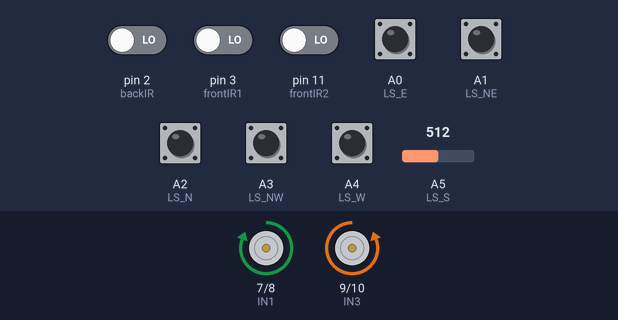
A sketch run on a simulated Arduino Uno, built with avr-gcc and run on an emulated ATmega328P. On the bench: motor-driver pin pairs drawn as motors (green arrow = first pin HIGH = forward, orange = second pin HIGH = backward, longer = more drive, scaled by the enable pin). The inputs (shaded band) are chosen by the test bench; at power-on: A0 (LS_E), A1 (LS_NE), A2 (LS_N), A3 (LS_NW), A4 (LS_W) HIGH, pin 2 (backIR), pin 3 (frontIR1), pin 11 (frontIR2) LOW, A5 (LS_S) = 512.

Above: at 6.2 s.
6.3 s: pin 3 (frontIR1) driven HIGH
At 6.75 s:
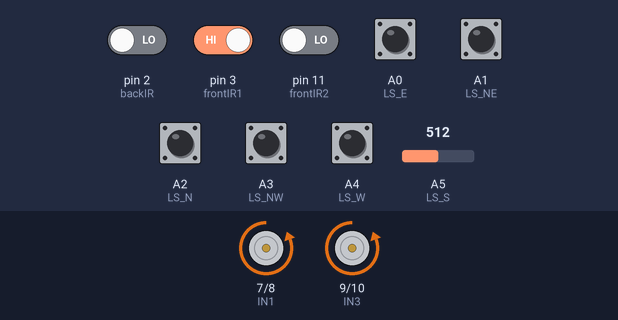
9.3 s: pin 3 (frontIR1) driven LOW
At 9.6 s:
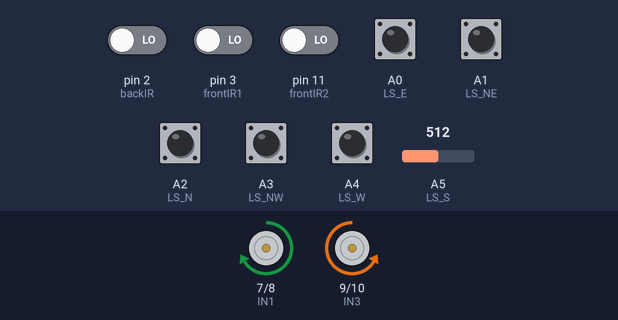
11.2 s: pin 11 (frontIR2) driven HIGH
At 11.85 s:
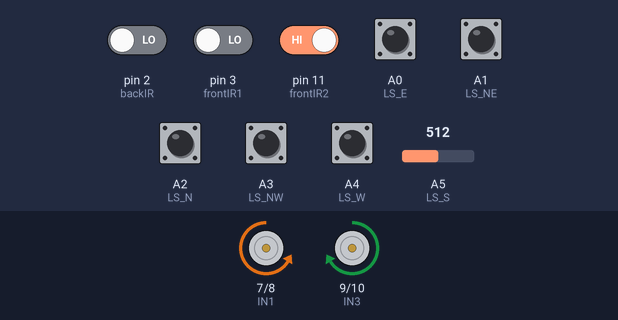
14.2 s: pin 11 (frontIR2) driven LOW
Timing chart, 0 to 14.5 s (numbered marks = the images above; inputs shaded):
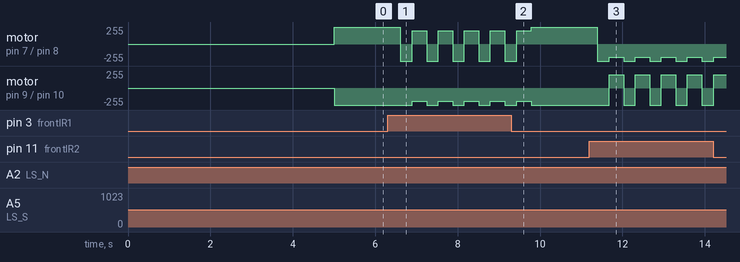

The sketch:

sumobot_claudecode_delay.ino
```cpp
// --- Motor Driver Pins (XY-160D) ---
const int ENA = 5;   // Left  motor PWM speed
const int IN1 = 7;   // Left  motor direction A
const int IN2 = 8;   // Left  motor direction B
const int ENB = 6;   // Right motor PWM speed
const int IN3 = 9;   // Right motor direction A
const int IN4 = 10;  // Right motor direction B

// --- E3Z-D62 Opponent Sensors (LOW = opponent detected, NPN) ---
const int LS_E  = A0;  // East  (Right side)
const int LS_NE = A1;  // Northeast (Front-Right)
const int LS_N  = A2;  // North (Front Center)
const int LS_NW = A3;  // Northwest (Front-Left)
const int LS_W  = A4;  // West  (Left side)

// --- Sharp IR Sensor (analog, distance-based) ---
const int LS_S  = A5;  // South (Rear) - Sharp GP2Y0A21 or similar

// --- TCRT5000 Edge Sensors (HIGH = white/edge detected) ---
const int backIR   = 2;   // Rear edge sensor
const int frontIR1 = 3;   // Front-left edge sensor
const int frontIR2 = 11;  // Front-right edge sensor

// --- Motor Speed Constants ---
const int FULL_SPEED   = 255;
const int TURN_SPEED   = 200;
const int SEARCH_SPEED = 180;
const int BACK_SPEED   = 220;

// --- Sharp IR Threshold ---
// Sharp GP2Y0A21: voltage-to-distance formula used below.
// Opponent counted as detected if distance < 20 cm.
const float SHARP_DETECT_CM = 20.0;
// const float SHARP_VCC       = 5.0;    // Arduino 5V reference
// const int   SHARP_ADC_RES   = 1023;   // 10-bit ADC

// --- Timing ---
const unsigned long START_DELAY_MS   = 5000;  // 5-second mandatory start delay
const unsigned long STRATEGY_TIME_MS = 1800;  // ~half-moon sweep duration
const unsigned long BACK_AVOID_MS    = 280;   // reverse duration on edge detect
const unsigned long TURN_AVOID_MS    = 350;   // turn duration after reversing
const unsigned long PAPER_NUDGE_MS   = 200;   // forward nudge for paper test
const unsigned long PAPER_BACK_MS    = 250;   // reverse after failed paper test

// ============================================================
//  SHARP IR - DISTANCE HELPER
//  Converts analogRead value to distance in cm.
//  Formula for Sharp GP2Y0A21YK0F (10-80 cm range):
//    distance (cm) = 27.728 / (voltage ^ 1.2045)
//  Adjust constants if using a different Sharp model.
// ============================================================

float sharpReadCm() {
  int raw = analogRead(LS_S);
  if (raw == 0) return 9999.0;  // avoid divide-by-zero
  float voltage = analogRead(LS_S)*0.0048828125;
  float distanceCm = 13*pow(voltage, -1);
  return distanceCm;
}

bool opponentS() {
  return sharpReadCm() < SHARP_DETECT_CM;
}

// ============================================================
//  LOW-LEVEL MOTOR HELPERS
// ============================================================

void motorLeft(int speed) {
  if (speed >= 0) {
    digitalWrite(IN1, HIGH);
    digitalWrite(IN2, LOW);
  } else {
    digitalWrite(IN1, LOW);
    digitalWrite(IN2, HIGH);
    speed = -speed;
  }
  for(int s = 100; speed>s; s++){
    analogWrite(ENA, constrain(s, 0, 255));
  }
  analogWrite(ENA, constrain(speed, 0, 255));
}

void motorRight(int speed) {
  if (speed >= 0) {
    digitalWrite(IN3, HIGH);
    digitalWrite(IN4, LOW);
  } else {
    digitalWrite(IN3, LOW);
    digitalWrite(IN4, HIGH);
    speed = -speed;
  }
  for(int s = 100; speed>s; s++){
    analogWrite(ENB, constrain(s, 0, 255));
  }
  analogWrite(ENB, constrain(speed, 0, 255));
}

void stopMotors() {
  analogWrite(ENA, 0);
  analogWrite(ENB, 0);
  digitalWrite(IN1, LOW); digitalWrite(IN2, LOW);
  digitalWrite(IN3, LOW); digitalWrite(IN4, LOW);
}

// ============================================================
//  DRIVE PRIMITIVES
// ============================================================

void driveForward(int spd) {
  motorLeft(spd);
  motorRight(spd);
}

void driveBackward(int spd) {
  motorLeft(-spd);
  motorRight(-spd);
}

void spinRight(int spd) {
  motorLeft(spd);
  motorRight(-spd);
}

void spinLeft(int spd) {
  motorLeft(-spd);
  motorRight(spd);
}

void curveLeft(int spd) {
  motorLeft(spd / 2);
  motorRight(spd);
}

void curveRight(int spd) {
  motorLeft(spd);
  motorRight(spd / 2);
}

// ============================================================
//  SENSOR READERS - E3Z-D62 (NPN: LOW = detected)
// ============================================================

bool opponentE()  { return digitalRead(LS_E)  == LOW; }
bool opponentNE() { return digitalRead(LS_NE) == LOW; }
bool opponentN()  { return digitalRead(LS_N)  == LOW; }
bool opponentNW() { return digitalRead(LS_NW) == LOW; }
bool opponentW()  { return digitalRead(LS_W)  == LOW; }
// opponentS() is defined above using Sharp IR distance

// TCRT5000: HIGH = white line (edge of dohyo)
bool edgeFrontLeft()  { return digitalRead(frontIR1) == HIGH; }
bool edgeFrontRight() { return digitalRead(frontIR2) == HIGH; }
bool edgeBack()       { return digitalRead(backIR)   == HIGH; }

bool anyFrontOpponent() {
  return opponentN() || opponentNE() || opponentNW();
}

bool anyOpponent() {
  return opponentN() || opponentNE() || opponentNW() ||
         opponentE() || opponentW()  || opponentS();
}

// ============================================================
//  EDGE AVOIDANCE (highest priority)
// ============================================================

bool handleEdges() {
  bool fl = edgeFrontLeft();
  bool fr = edgeFrontRight();
  bool bk = edgeBack();

  if (fl && fr) {
    driveBackward(FULL_SPEED);
    delay(BACK_AVOID_MS + 100);
    spinRight(TURN_SPEED);
    delay(TURN_AVOID_MS + 100);
    return true;
  }
  if (fl) {
    driveBackward(FULL_SPEED);
    delay(BACK_AVOID_MS);
    spinRight(TURN_SPEED);
    delay(TURN_AVOID_MS);
    return true;
  }
  if (fr) {
    driveBackward(FULL_SPEED);
    delay(BACK_AVOID_MS);
    spinLeft(TURN_SPEED);
    delay(TURN_AVOID_MS);
    return true;
  }
  if (bk) {
    driveForward(FULL_SPEED);
    delay(BACK_AVOID_MS);
    return true;
  }

  return false;
}

// ============================================================
//  PAPER TEST
//  Called only when LS_N triggers during attack in loop().
//
//  The robot nudges forward (~200ms) to lift any paper on the
//  ground beneath the sensor, then re-checks LS_N:
//    - Still HIGH (detected) -> real opponent -> return true
//    - Gone                  -> was paper     -> back up, return false
//
//  After returning false, loop() will fall through to
//  searchForOpponent() on the next iteration.
// ============================================================

bool paperTest() {
  // Nudge forward to push past / lift any paper obstacle
  driveForward(FULL_SPEED);
  delay(PAPER_NUDGE_MS);
  stopMotors();

  if (opponentN()) {
    // LS_N still triggered - confirmed real opponent
    return true;
  } else {
    // LS_N cleared - it was just paper, back up and search
    driveBackward(BACK_SPEED);
    delay(PAPER_BACK_MS);
    stopMotors();
    return false;
  }
}

// ============================================================
//  ATTACK / TRACK OPPONENT
//  Paper test is applied only when LS_N is the trigger.
// ============================================================

void attackOpponent() {
  // Front center detected - run paper test first
  if (opponentN()) {
    if (paperTest()) {
      // Confirmed real opponent - full charge
      driveForward(FULL_SPEED);
    }
    // If paperTest() returned false, it already backed us up.
    // loop() will call searchForOpponent() on the next iteration.
    return;
  }

  // Angled front sensors - no paper test needed
  if (opponentNE()) {
    curveRight(FULL_SPEED);
    return;
  }
  if (opponentNW()) {
    curveLeft(FULL_SPEED);
    return;
  }

  // Side sensors - spin to face opponent
  if (opponentE()) {
    spinRight(TURN_SPEED);
    return;
  }
  if (opponentW()) {
    spinLeft(TURN_SPEED);
    return;
  }

  // Opponent detected behind by Sharp IR - spin 180 to re-engage
  if (opponentS()) {
    spinRight(FULL_SPEED);
    delay(400);
    return;
  }

  // // alt: turns slightly, moves backward
  // if (opponentS()) {
  //   spinRight(TURN_SPEED);
  //   delay(200);
  //   driveBackward(FULL_SPEED);
  //   return;
  // }
}

// ============================================================
//  SEARCH PATTERN (no opponent visible)
// ============================================================

void searchForOpponent() {
  spinRight(SEARCH_SPEED);
}

// ============================================================
//  STRATEGY - runs once after start delay
//  Half-moon sweep: arcs around the dohyo perimeter to
//  approach the opponent from the side or rear.
// ============================================================

void strategy() {
  unsigned long startTime = millis();

  while (millis() - startTime < STRATEGY_TIME_MS) {
    if (handleEdges()) continue;
    if (anyOpponent()) return;  // spotted early - break into loop

    // Wide right arc: left motor full, right motor ~40%
    motorLeft(FULL_SPEED);
    motorRight(100);
  }

  stopMotors();
  delay(50);
}

// ============================================================
//  SETUP
// ============================================================

void setup() {
  // Motor driver outputs
  pinMode(ENA, OUTPUT);
  pinMode(IN1, OUTPUT);
  pinMode(IN2, OUTPUT);
  pinMode(ENB, OUTPUT);
  pinMode(IN3, OUTPUT);
  pinMode(IN4, OUTPUT);

  // E3Z-D62 opponent sensors (NPN, pulled HIGH internally)
  pinMode(LS_E,  INPUT_PULLUP);
  pinMode(LS_NE, INPUT_PULLUP);
  pinMode(LS_N,  INPUT_PULLUP);
  pinMode(LS_NW, INPUT_PULLUP);
  pinMode(LS_W,  INPUT_PULLUP);
  // LS_S is analog - no pinMode needed (A5 defaults to analog input)

  // TCRT5000 edge sensors
  pinMode(backIR,   INPUT);
  pinMode(frontIR1, INPUT);
  pinMode(frontIR2, INPUT);

  stopMotors();

  // ---- 5-second mandatory start delay ----
  delay(START_DELAY_MS);

  // ---- Opening strategy: half-moon arc ----
  strategy();
}

// ============================================================
//  MAIN LOOP
// ============================================================

void loop() {
  // 1. Edge avoidance - always highest priority
  if (handleEdges()) return;

  // 2. Attack if opponent visible (includes paper test for LS_N)
  if (anyOpponent()) {
    attackOpponent();
    return;
  }

  // 3. Search - spin to find opponent
  searchForOpponent();
}
```

Measured:
- after the input at 6.3 s, motor on pin 7 (IN1) / pin 8 (IN2): alternates backward 255/255 for 0.28 s and forward 200/255 for 0.35 s, starting after 0.31 s; motor on pin 9 (IN3) / pin 10 (IN4): backward 255/255 → backward 200/255 after 0.60 s, → backward 255/255 0.35 s later, → backward 200/255 0.28 s later
- after the input at 9.3 s, motor on pin 9 (IN3) / pin 10 (IN4): goes on until 9.8 s, then stays backward 255/255
- after the input at 11.2 s, motor on pin 7 (IN1) / pin 8 (IN2): alternates backward 255/255 for 0.28 s and backward 200/255 for 0.35 s, starting after 0.19 s; motor on pin 9 (IN3) / pin 10 (IN4): backward 255/255 → forward 200/255 after 0.48 s, → backward 255/255 0.35 s later, → forward 200/255 0.28 s later
